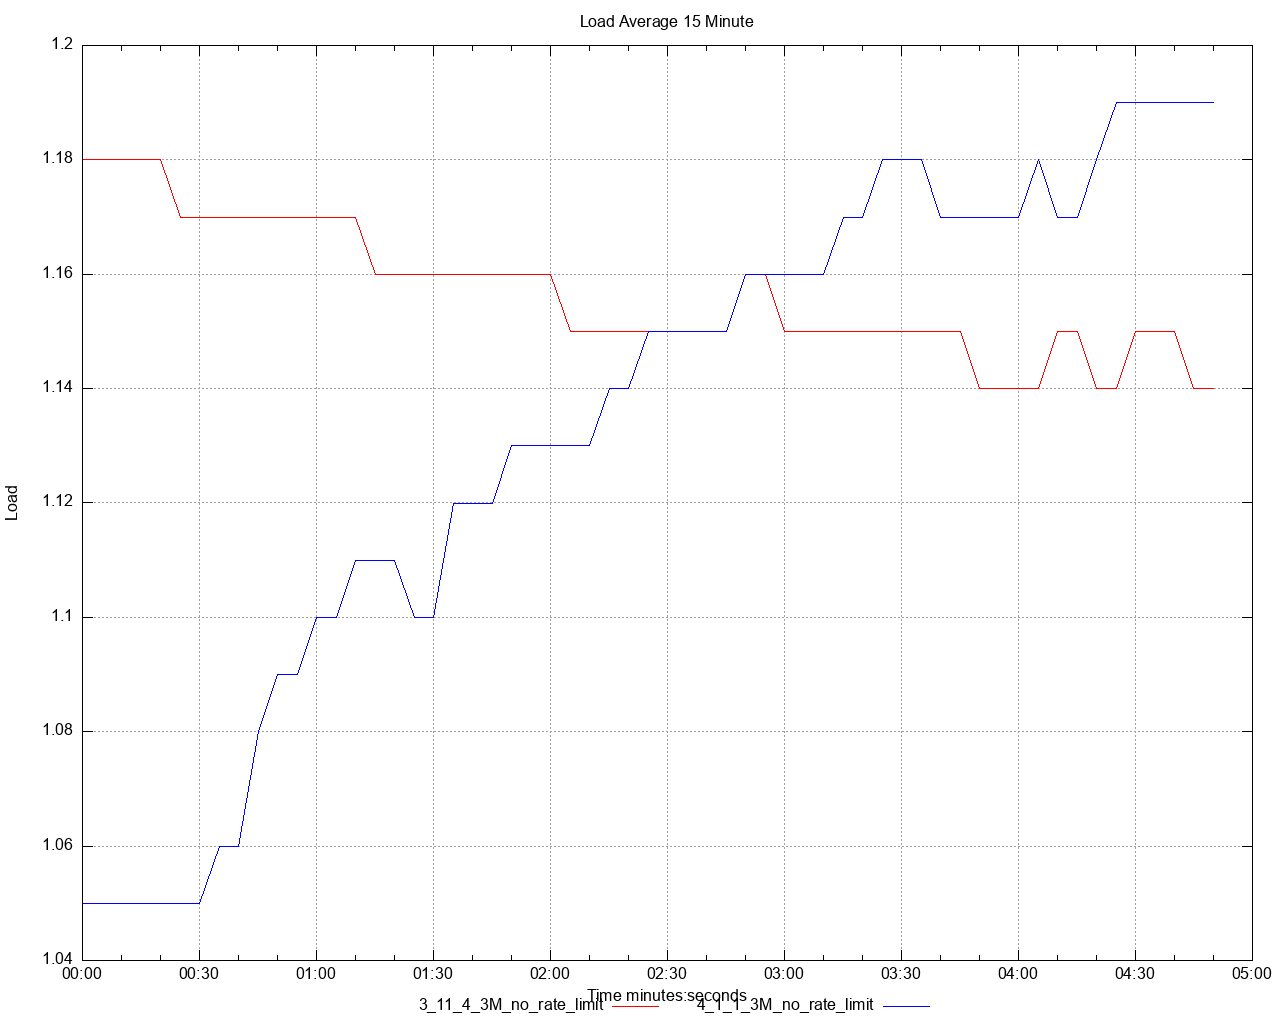

Generate this figure with gnuplot:
set title 'Load Average 15 Minute' noenhanced
set style data lines
set datafile separator ","
set terminal png size 1280,1024
set grid
set key below
set xdata time
set timefmt "%s"
offset = 0
t0(x)=(offset=($0==0) ? x : offset, x - offset)
set xlabel 'Time minutes:seconds'
set ylabel 'Load'
set output '/Users/ahmet.mircik/simulator/tests/report_3M_no_rate_limit/dstat/load_average_15m_A3.png'
plot \
   '/Users/ahmet.mircik/simulator/tests/report_3M_no_rate_limit/data/load_average_15m_A3_1.data' using (t0(timecolumn(1))):2 title "3_11_4_3M_no_rate_limit" noenhanced lt rgb "red", \
   '/Users/ahmet.mircik/simulator/tests/report_3M_no_rate_limit/data/load_average_15m_A3_2.data' using (t0(timecolumn(1))):2 title "4_1_1_3M_no_rate_limit" noenhanced lt rgb "blue", \
